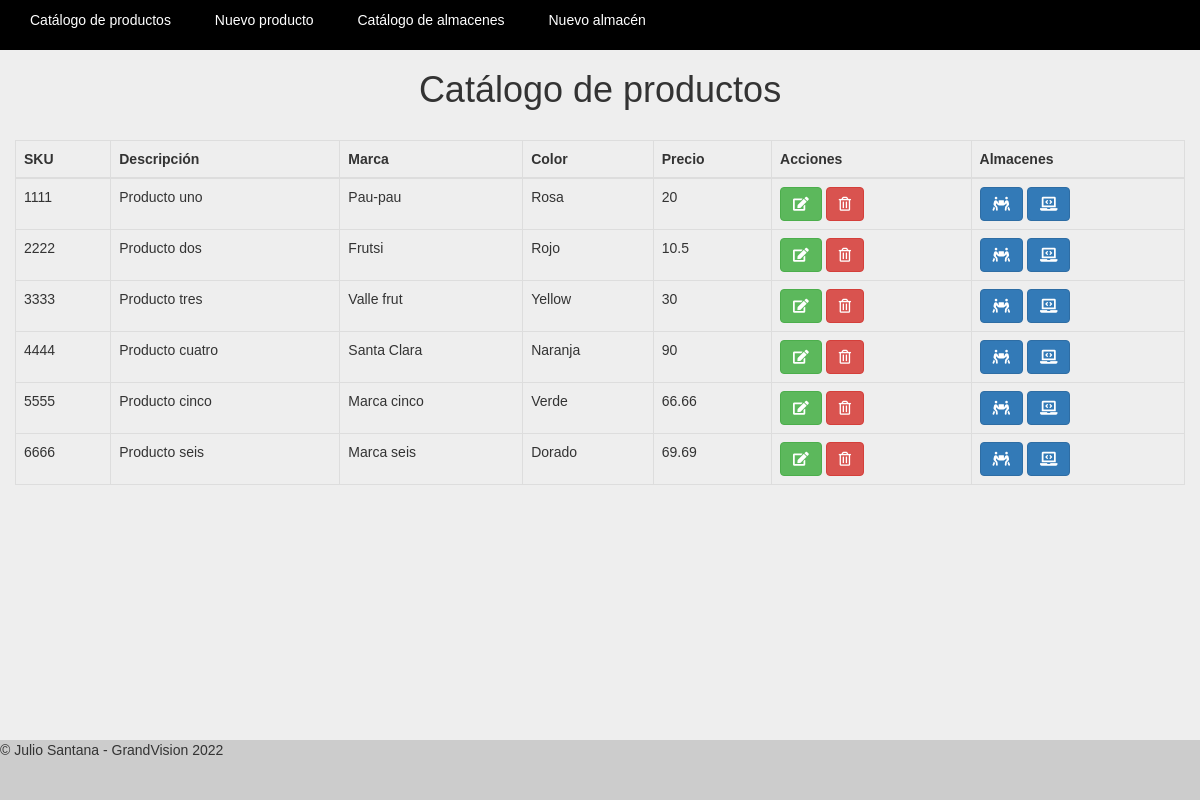
The page / on the database its author committed.
### tables this page shows
CREATE TABLE `catalogoproductos` (
  `idProducto` int(11) NOT NULL,
  `sku` varchar(50) NOT NULL,
  `descripcion` varchar(50) NOT NULL,
  `marca` varchar(50) NOT NULL,
  `color` varchar(50) NOT NULL,
  `precio` float NOT NULL
);

### libs/view.php (called while the page is built, shortened)
<?php
	class View{
		function render($nombre) {
			require 'views/' . $nombre . '.php';
		}
	}
?>

### controllers/main.php (called while the page is built, shortened)
<?php
	class Main extends Controller{
		function __construct(){
			$this->view->productos = [];
		}
		function render() {
			$productos = $this->model->get();
			$this->view->productos = $productos;
			$this->view->render('main/index');
		}
	}
?>

### index.php (called while the page is built, shortened)
<?php
	require_once 'libs/database.php';
	require_once 'libs/app.php';
	require_once 'libs/view.php';
	$app = new App();
?>

### models/mainmodel.php (called while the page is built, shortened)
<?php
class MainModel extends Model{
    public function get(){
        $items = [];
        try{
            $query = $this->db->connect()->query("SELECT * FROM catalogoproductos");
            while($row = $query->fetch()){
                $item = new Producto();
                $item->idProducto = $row['idProducto'];
                $item->sku = $row['sku'];
                $item->descripcion = $row['descripcion'];
                $item->marca = $row['marca'];
				$item->color = $row['color'];
				$item->precio = $row['precio'];
                array_push($items, $item);
            }
            return $items;
        } catch(PDOException $e){
            return [];
        }
    }
}
?>

### libs/database.php (called while the page is built)
<?php
class Database{
    private $host;
    private $db;
    private $user;
    private $password;
    private $charset;
    public function __construct(){
        $this->host = constant('HOST');
        $this->db = constant('DB');
        $this->user = constant('USER');
        $this->password = constant('PASSWORD');
        $this->charset = constant('CHARSET');
    }
    function connect(){
        try{
            $connection = "mysql:host=" . $this->host . ";dbname=" . $this->db . ";charset=" . $this->charset;
            $options = [
                PDO::ATTR_ERRMODE            => PDO::ERRMODE_EXCEPTION,
                PDO::ATTR_EMULATE_PREPARES   => false,
            ];
            $pdo = new PDO($connection, $this->user, $this->password, $options);
            return $pdo;
        } catch(PDOException $e){
            print_r('Error connection: ' . $e->getMessage());
        }
    }
}
?>

### views/main/index.php (the view, shortened to what this page needs)
<!DOCTYPE html>
<html>
<body>
	<?php require 'views/header.php' ?>
    <div class="container">
        <h1 class="center">Catálogo de productos</h1><br/>
        <div class="row">
            <div class="col-12">
                <table class="table table-bordered">
                    <thead>
                        <tr>
                            <th scope="col">SKU</th>
                            <th scope="col">Descripción</th>
                            <th scope="col">Marca</th>
                            <th scope="col">Color</th>
                            <th scope="col">Precio</th>
                            <th scope="col">Acciones</th>
                            <th scope="col">Almacenes</th>
                        </tr>
                    </thead>
                    <tbody>
                        <?php
                        foreach($this->productos as $row){
                            $producto = $row;
                        ?>
                        <tr>
                            <td><?php echo $producto->sku; ?></td>
                            <td><?php echo $producto->descripcion; ?></td>
                            <td><?php echo $producto->marca; ?></td>
                            <td><?php echo $producto->color; ?></td>
                            <td><?php echo $producto->precio; ?></td>
                            <td>
                                <button type="button" class="btn btn-success" title="Editar" onclick="location.href='<?php echo constant('URL') . 'main/verProducto/' . $producto->idProducto; ?>'">
                                    <i class="fas fa-edit"></i>
                                </button>
                                <button type="button" class="btn btn-danger" title="Eliminar" onclick="location.href='<?php echo constant('URL') . 'main/eliminarProducto/' . $producto->idProducto; ?>'">
                                    <i class="far fa-trash-alt"></i>
                                </button>
                            </td>
                            <td>
                                <button type="button" class="btn btn-primary" title="Físico" onclick="location.href='<?php echo constant('URL') . 'almacen/almacenFisico/' . $producto->idProducto; ?>'">
                                    <i class="fas fa-people-carry"></i>
                                </button>
                                <button type="button" class="btn btn-primary" title="Virtual" onclick="location.href='<?php echo constant('URL') . 'almacen/almacenVirtual/' . $producto->idProducto; ?>'">
                                    <i class="fas fa-laptop-code"></i>
                                </button>
                            </td>
                        </tr>
                        <?php } ?>
                    </tbody>
                </table>
            </div>
        </div>
    </div>
	<?php require 'views/footer.php' ?>
</body>
</html>

### libs/app.php (shortened to what this page needs)
<?php
	class App{
		function __construct(){
			$url = isset($_GET['url']) ? $_GET['url'] : null;
			$url = rtrim($url, '/');
			$url = explode('/', $url);
			if(empty($url[0])) {
				$controller = new Main();
				$controller->loadModel('main');
				$controller->render();
				return false;
			}
		}
	}
?>

### views/header.php (shortened to what this page needs)
<!DOCTYPE html>
<html lang="en">
<head>
    <link rel="stylesheet" href="<?php echo constant('URL'); ?>public/css/bootstrap.css">
    <link rel="stylesheet" href="<?php echo constant('URL'); ?>public/css/default.css">
    <link rel="stylesheet" href="https://use.fontawesome.com/releases/v5.3.1/css/all.css">
</head>
<body>
    <div id="header">
        <ul>
            <li><a href="<?php echo constant('URL'); ?>main">Catálogo de productos</a></li>
            <li><a href="<?php echo constant('URL'); ?>nuevo">Nuevo producto</a></li>
            <li><a href="<?php echo constant('URL'); ?>almacen/CatalogoAlmacen">Catálogo de almacenes</a></li>
            <li><a href="<?php echo constant('URL'); ?>almacen">Nuevo almacén</a></li>
        </ul>
    </div>
</body>
</html>

### views/footer.php
<div id="footer">
	© Julio Santana - GrandVision 2022
</div>

### public/css/default.css (style rules this page uses)
* { padding: 0; margin: 0; }
body { font-family: Arial, Helvetica, sans-serif; background-color: #eee; }
#header { background: black; padding: 10px; }
#header ul li { list-style: none; display: inline; padding: 10px; }
#header ul li a { color: white; text-decoration: none; padding: 10px; }
#footer { position:absolute; bottom:0; width:100%; height:60px; background:#ccc; }
.center { text-align: center }

### rows shown on the page
catalogoproductos: sku "1111", descripcion "Producto uno", marca "Pau-pau", color "Rosa", precio "20"
catalogoproductos: sku "2222", descripcion "Producto dos", marca "Frutsi", color "Rojo", precio "10.5"
catalogoproductos: sku "3333", descripcion "Producto tres", marca "Valle frut", color "Yellow", precio "30"
catalogoproductos: sku "4444", descripcion "Producto cuatro", marca "Santa Clara", color "Naranja", precio "90"
catalogoproductos: sku "5555", descripcion "Producto cinco", marca "Marca cinco", color "Verde", precio "66.66"
catalogoproductos: sku "6666", descripcion "Producto seis", marca "Marca seis", color "Dorado", precio "69.69"
